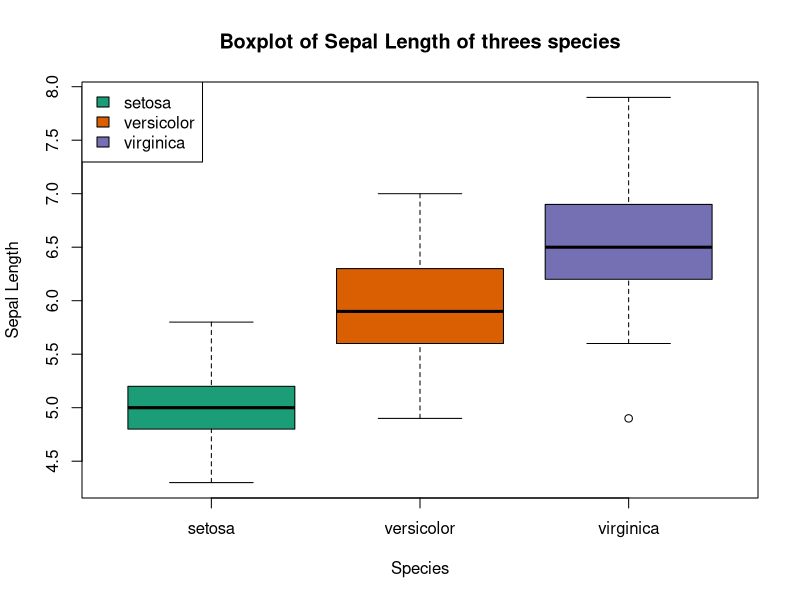
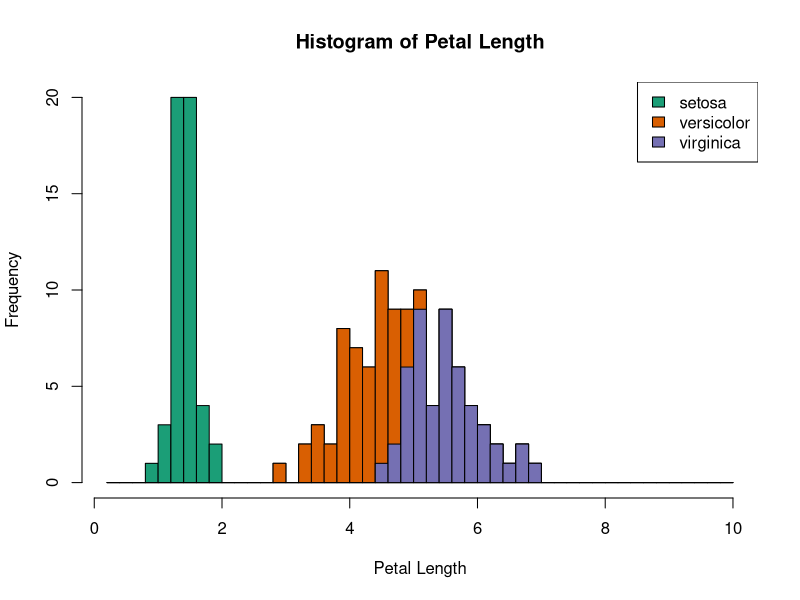
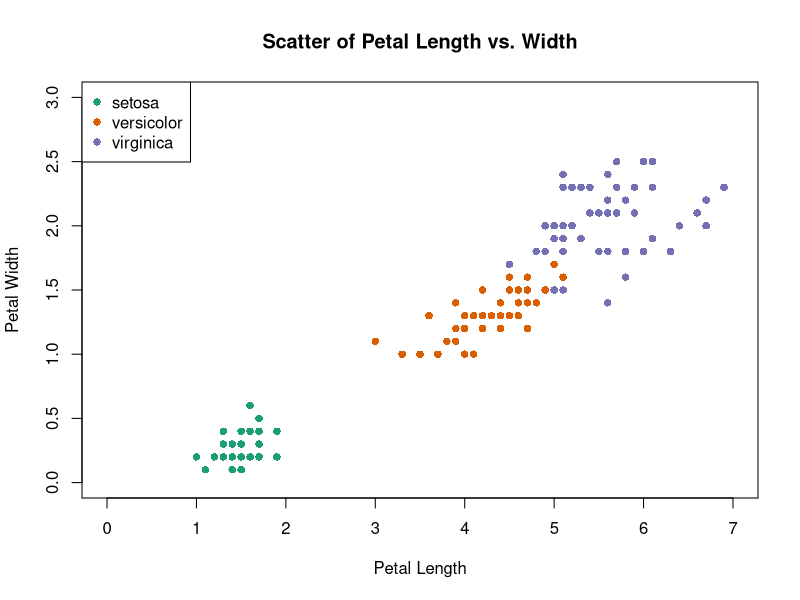

Source code (R) for these figures, in order:
## ---- chunk 1
knitr::opts_chunk$set(echo = TRUE)
## ---- chunk 2
head(iris)
summary(iris)

pl <- iris$Petal.Length
pl_1 <- pl[iris$Species == "setosa"]
pl_2 <- pl[iris$Species == "versicolor"]
pl_3 <- pl[iris$Species == "virginica"]

c(mean(pl_1), mean(pl_2), mean(pl_3))
c(var(pl_1), var(pl_2), var(pl_3))

summary(pl_1)
## ---- chunk 3
library(RColorBrewer)
pal <- brewer.pal(8, "Dark2")
boxplot(Sepal.Length ~ Species, data = iris, col = pal[1:3],
        ylab = "Sepal Length", main = "Boxplot of Sepal Length of threes species")
legend("topleft", c("setosa", "versicolor", "virginica"), fill = pal[1:3])
## ---- chunk 4
hist(iris$Petal.Length, breaks=c(1:50/5), col = pal[1],
     main = "Histogram of Petal Length", xlab = "Petal Length")
hist(iris$Petal.Length[iris$Species == "versicolor" | iris$Species == "virginica"],
     breaks=c(1:50/5), col = pal[2], add=TRUE)
hist(iris$Petal.Length[iris$Species == "virginica"], breaks=c(1:50/5),
     col = pal[3], add=TRUE)
legend("topright", c("setosa", "versicolor", "virginica"), fill = pal[1:3])
## ---- chunk 5
plot(iris$Petal.Length[iris$Species == "setosa"],
     iris$Petal.Width[iris$Species == "setosa"],
     col = pal[1], pch = 16, xlim = c(0, 7), ylim = c(0, 3),
     xlab = "Petal Length", ylab = "Petal Width",
     main = "Scatter of Petal Length vs. Width")

points(iris$Petal.Length[iris$Species == "versicolor"],
       iris$Petal.Width[iris$Species == "versicolor"],
       col = pal[2], pch = 16)

points(iris$Petal.Length[iris$Species == "virginica"],
       iris$Petal.Width[iris$Species == "virginica"],
       col = pal[3], pch = 16)

legend("topleft", c("setosa", "versicolor", "virginica"),
       col = pal[1:3], pch = 16)
